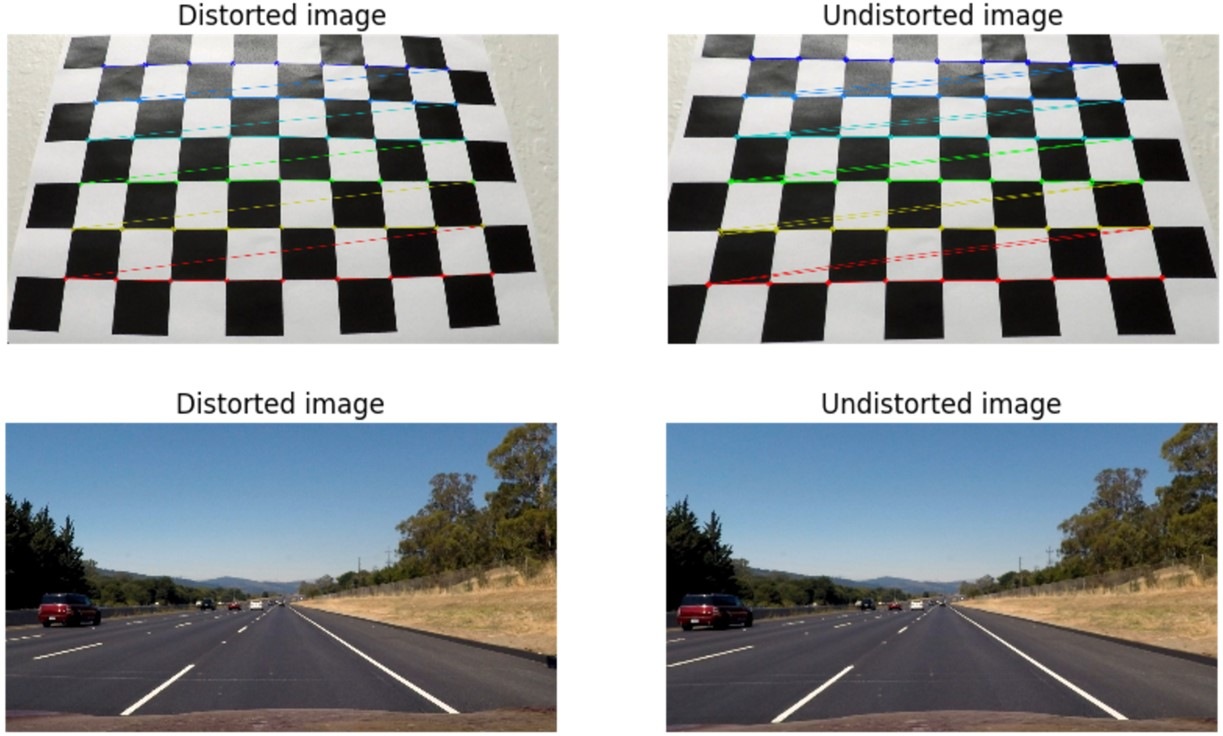
#> input picture images/calibration.jpg, 1223 x 736 px
$ python -i video_utils.py   (imports and definitions only)
#> lines starting #> are read from the running program, lines starting #| are printed output that depends on the picture; after the words box and inside, x2 and y2 are one past the last pixel; in counts of white or black regions, pixels touching at a corner belong together
#> further down, picture is the input picture: shape (736, 1223, 3); mean B, G, R 153.9, 152.5, 149.1
################################################################################
######## START - FUNCTIONS TO PERFORM IMAGE PROCESSING #########################
######## START - 이미지 처리를 수행하는 기능 ###################################
################################################################################

# IMPORT NECESSARY LIBRARIES
import cv2
import numpy as np
import os

# Get path to the current working directory
# 현재 작업 디렉토리의 경로 가져오기
CWD_PATH = os.getcwd()

test_video = 'real_camera.mp4'

# [36 lines left out: functions gstreamer_pipeline, readVideo, not called in this run]
#### END - FUNCTION TO READ AN INPUT IMAGE #####################################
################################################################################


################################################################################
#### START - FUNCTION TO PROCESS IMAGE #########################################
def processImage(inpImage):

    # Apply HLS color filtering to filter out white lane lines
    # ( 흰색 영역 HSL 필터 )
    hls = cv2.cvtColor(inpImage, cv2.COLOR_BGR2HLS)
#> hls: shape (736, 1223, 3); mean of channels 0, 1, 2 51.9, 151.7, 38.8

    lower_white = np.array([0, 60, 10])         # default = 0, 130, 10
    upper_white = np.array([255, 255, 255])     # default = 255, 255, 255
    mask = cv2.inRange(inpImage, lower_white, upper_white)
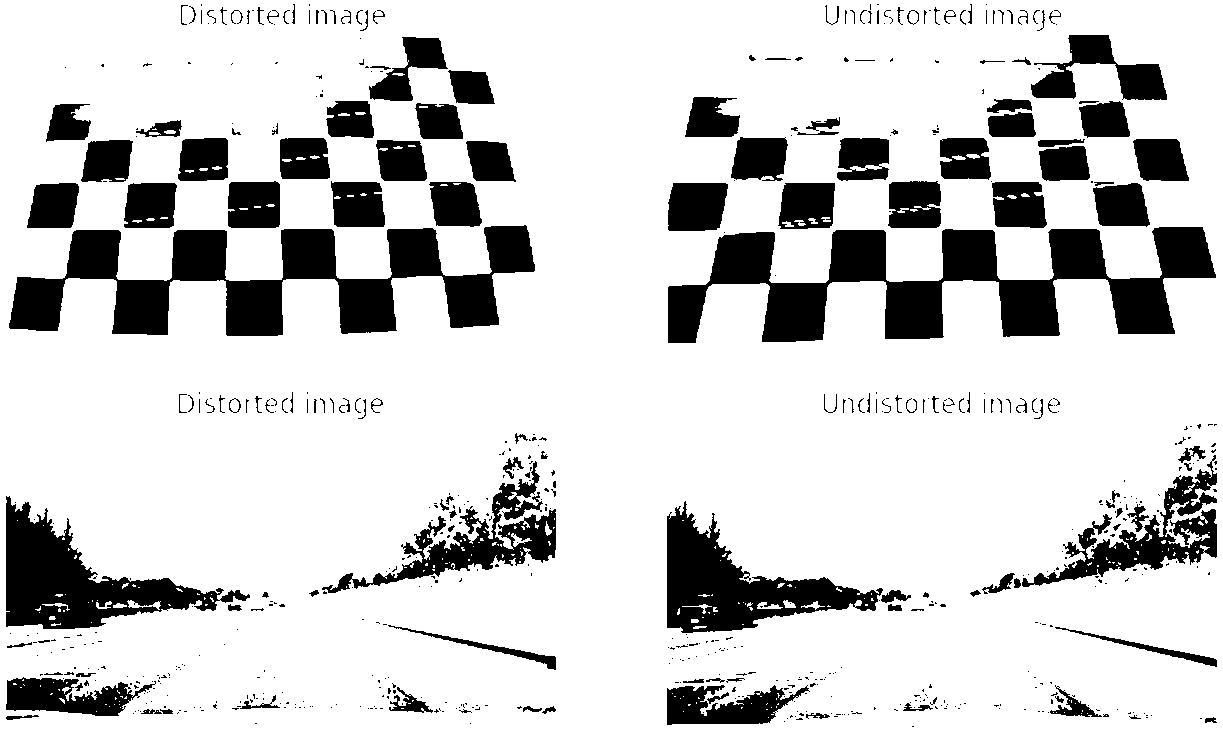
#> mask: shape (736, 1223); 81.7% white; 652 black regions (483 under 20 px), largest, box (x1, y1, x2, y2) and area: (668, 227, 1216, 343) 28714, (9, 225, 535, 336) 26235, (6, 496, 250, 629) 11977
    hls_result = cv2.bitwise_and(inpImage, inpImage, mask=mask)

    # Convert image to grayscale, apply threshold, blur & extract edges
    gray = cv2.cvtColor(hls_result, cv2.COLOR_BGR2GRAY)
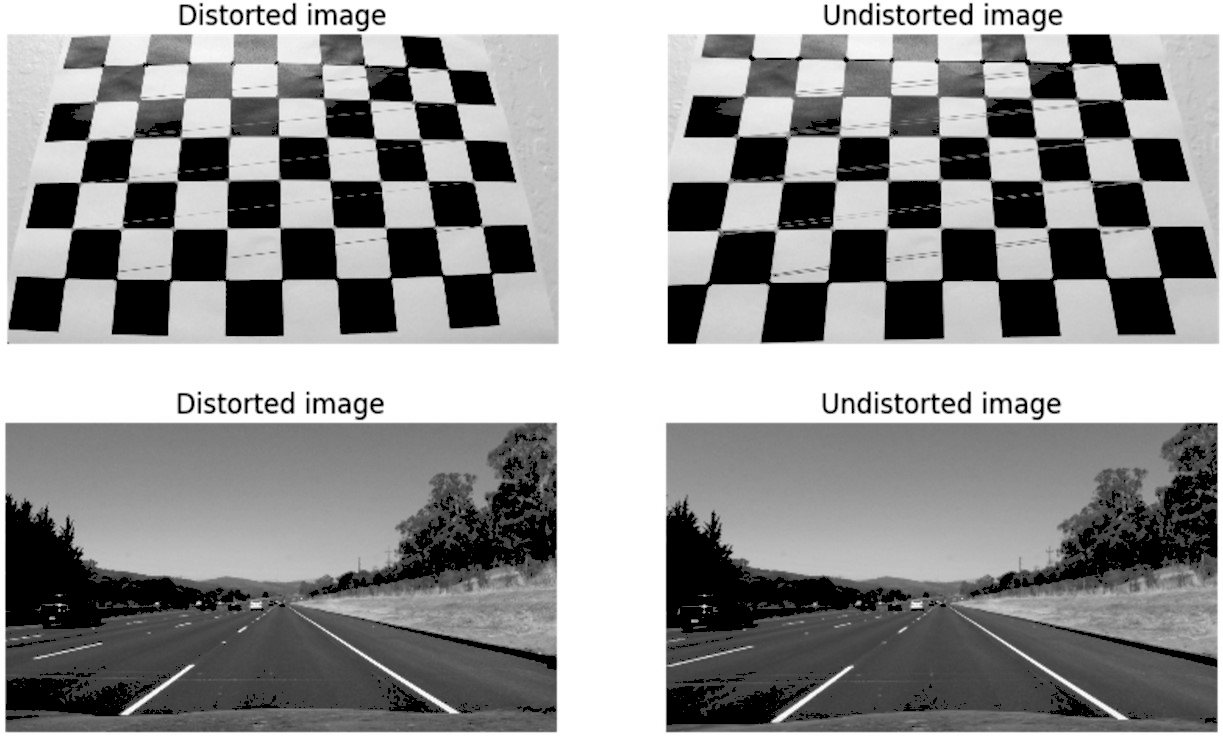
#> gray: shape (736, 1223); min 0, max 255, mean 146.4
    ret, thresh = cv2.threshold(gray, 160, 255, cv2.THRESH_BINARY)
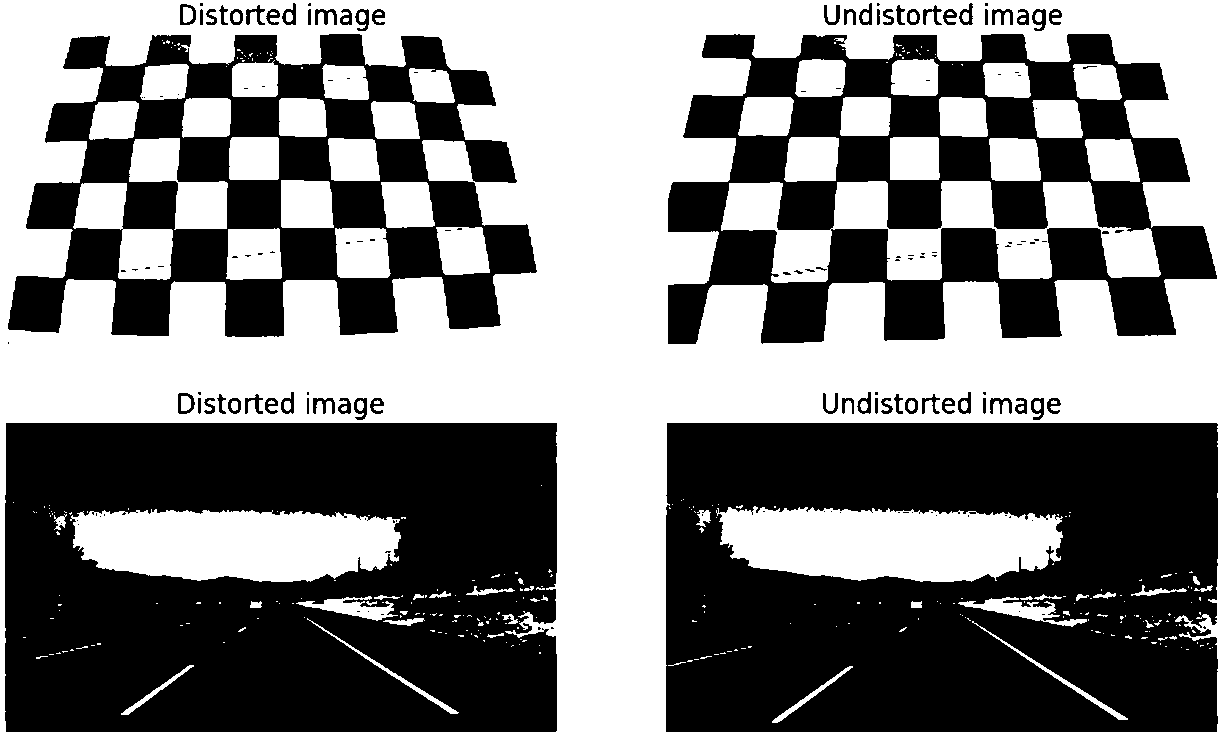
#> thresh: shape (736, 1223); 49.6% white; 348 white regions (259 under 20 px), largest, box (x1, y1, x2, y2) and area: (0, 0, 1223, 736) 316882, (716, 506, 1063, 582) 20838, (721, 181, 1161, 283) 20375
    blur = cv2.GaussianBlur(thresh, (3, 3), 0)
    canny = cv2.Canny(blur, 40, 120)            # default = 40, 60
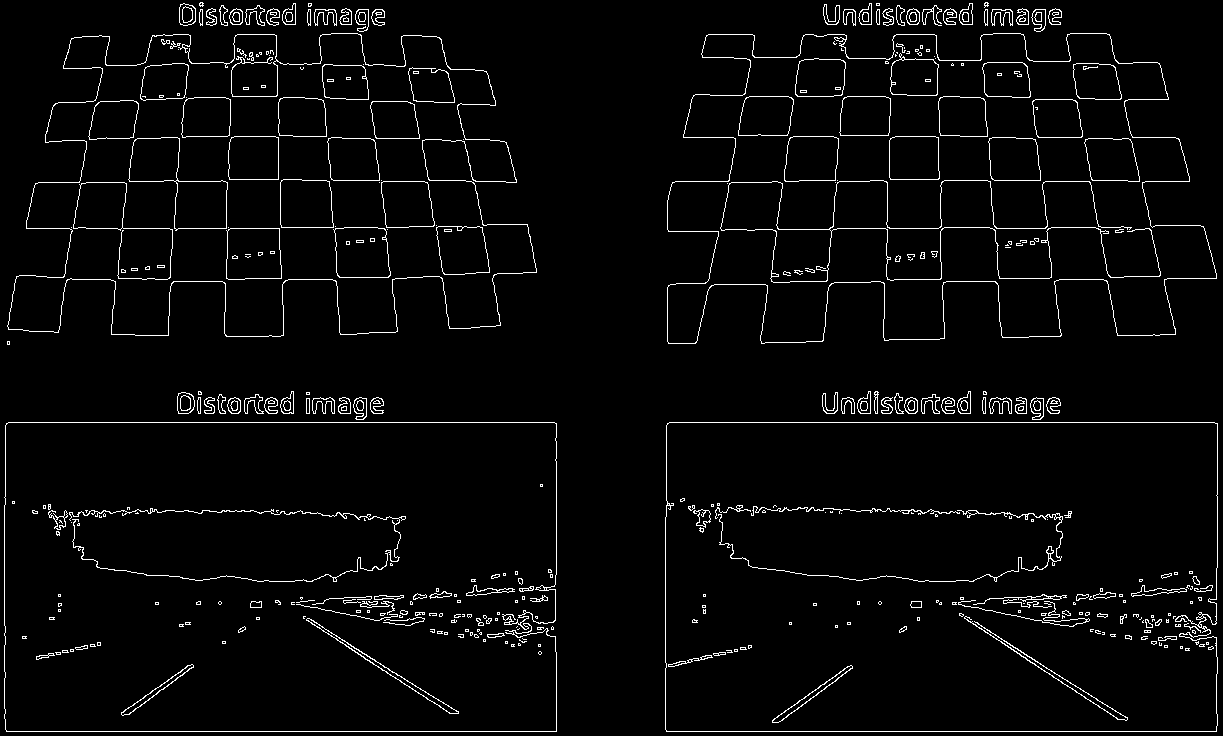
#> canny: shape (736, 1223); 3.3% white in thin lines or dots

    # [7 lines of commented-out code are left out]

#> (the run stopped early here; a loop or call above may not have finished)

$ run again, on images/combination.jpg
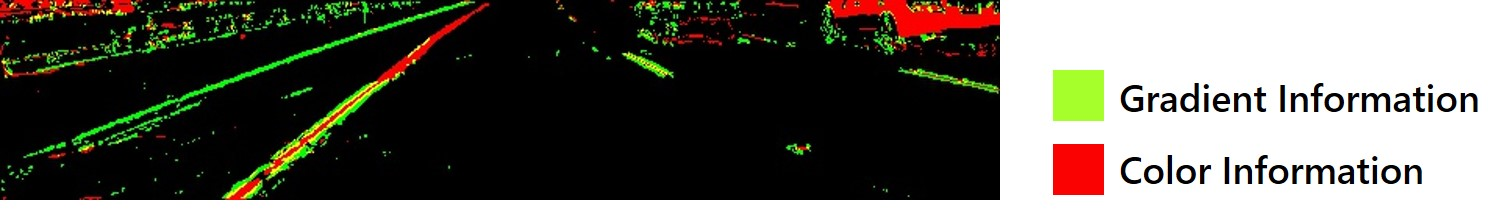
#> input picture images/combination.jpg, 1503 x 215 px
#> picture is the input picture: shape (215, 1503, 3); mean B, G, R 92, 99.2, 101.3
#> hls: shape (215, 1503, 3); mean of channels 0, 1, 2 26.6, 98.9, 83.4
#> in processImage, `mask = cv2.inRange(inpImage, lower_white, upper_white)`:
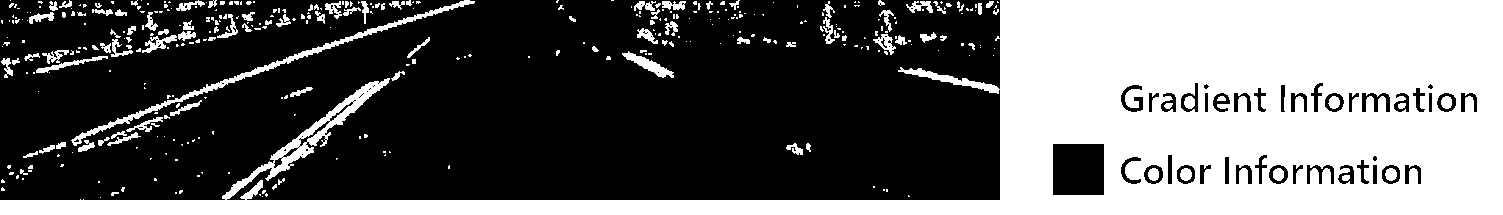
#> mask: shape (215, 1503); 40.1% white; 378 white regions (273 under 20 px), largest, box (x1, y1, x2, y2) and area: (0, 0, 1503, 215) 117727, (71, 0, 475, 146) 2086, (622, 51, 674, 78) 450
#> thresh: shape (215, 1503); 36.3% white; 701 white regions (674 under 20 px), largest, box (x1, y1, x2, y2) and area: (0, 0, 1503, 215) 113524, (303, 78, 389, 138) 488, (268, 142, 306, 178) 178
#> in processImage, `canny = cv2.Canny(blur, 40, 120)`:
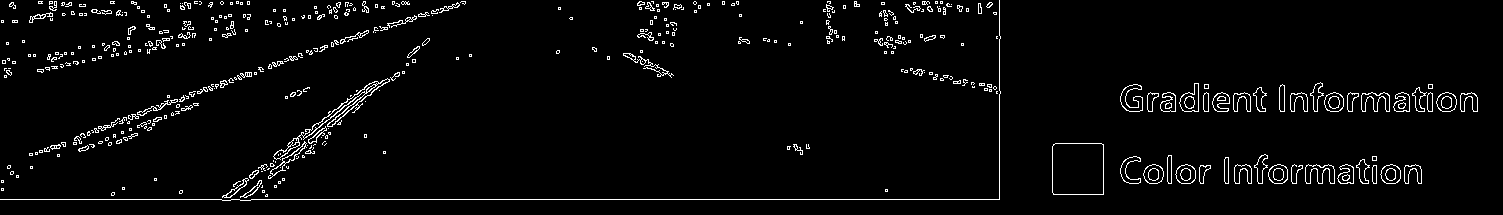
#> canny: shape (215, 1503); 3.3% white in thin lines or dots

$ run again, on images/crop_img.jpg
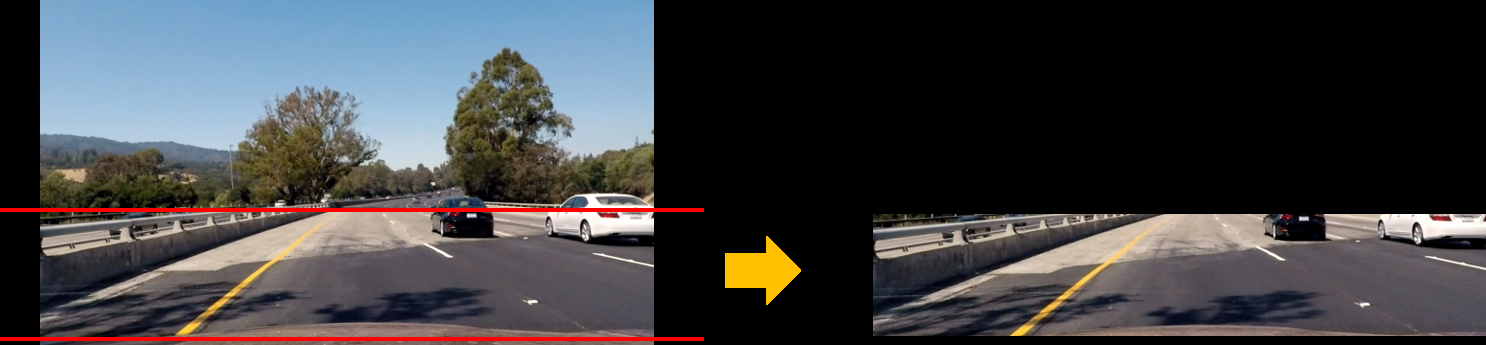
#> input picture images/crop_img.jpg, 1486 x 345 px
#> picture is the input picture: shape (345, 1486, 3); mean B, G, R 66.9, 64.6, 64.5
#> hls: shape (345, 1486, 3); mean of channels 0, 1, 2 46.3, 65.5, 38.1
#> in processImage, `mask = cv2.inRange(inpImage, lower_white, upper_white)`:
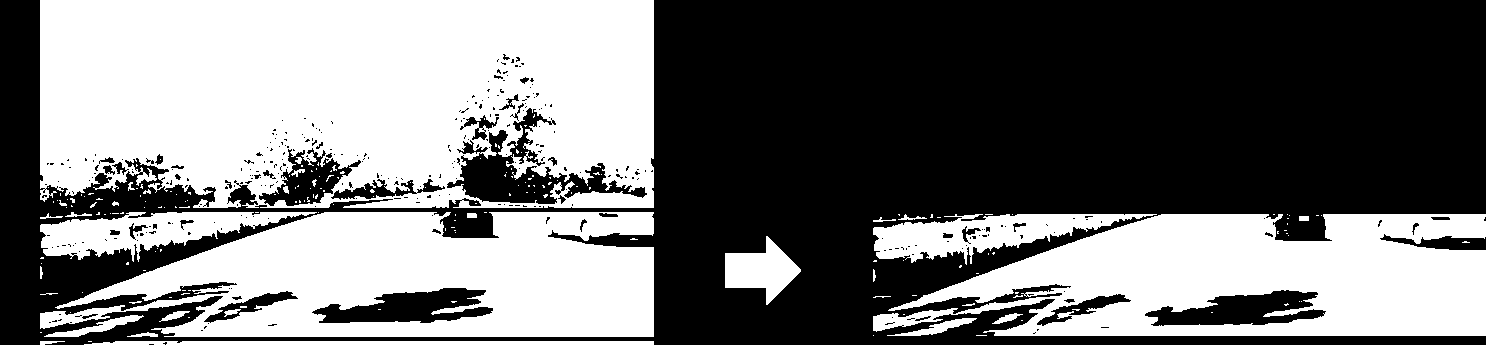
#> mask: shape (345, 1486); 45.5% white; 192 white regions (158 under 20 px), largest, box (x1, y1, x2, y2) and area: (40, 0, 654, 208) 111842, (40, 212, 654, 337) 51125, (873, 214, 1486, 336) 49484
#> thresh: shape (345, 1486); 17.1% white; 241 white regions (190 under 20 px), largest, box (x1, y1, x2, y2) and area: (40, 9, 654, 172) 57872, (988, 214, 1287, 300) 7513, (156, 212, 455, 297) 7448
#> in processImage, `canny = cv2.Canny(blur, 40, 120)`:
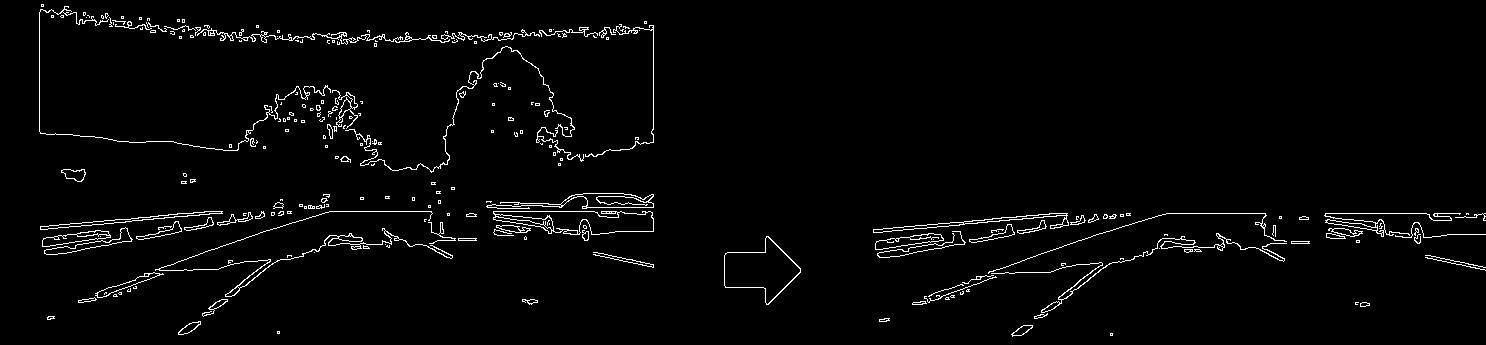
#> canny: shape (345, 1486); 2.5% white in thin lines or dots
